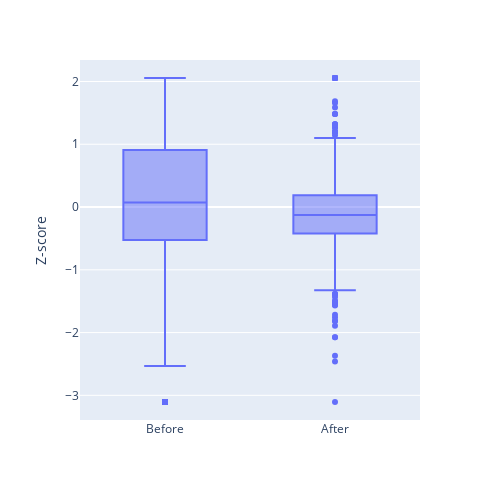

The cell this chart's notebook holds for it:
### Code cell
# Boxplots of zscores of the daily relative occurence of symptoms in the first and second half of the dataset
fig = px.box(df, x="b_a", y="sym_rel_zscore", width=500, height=500)
fig.update_xaxes(title='')
fig.update_yaxes(title='Z-score')
fig.show()

### Figure 1 — Plotly figure (JSON) as saved in the notebook; plotly's stock layout.template omitted (floating-point values rounded to 4 significant figures; data arrays with more than 128 entries replaced by an {"elided": "..."} marker saying what was removed)
{"data": [{"alignmentgroup": "True", "hovertemplate": "b_a=%{x}<br>sym_rel_zscore=%{y}<extra></extra>", "legendgroup": "", "marker": {"color": "#636efa"}, "name": "", "notched": false, "offsetgroup": "", "orientation": "v", "showlegend": false, "type": "box", "x": {"elided": "2597 str values"}, "x0": " ", "xaxis": "x", "y": {"elided": "2597 float values"}, "y0": " ", "yaxis": "y"}], "layout": {"boxmode": "group", "height": 500, "legend": {"tracegroupgap": 0}, "margin": {"t": 60}, "width": 500, "xaxis": {"anchor": "y", "autorange": true, "domain": [0, 1], "range": [-0.5, 1.5], "title": {"text": ""}, "type": "category"}, "yaxis": {"anchor": "x", "autorange": true, "domain": [0, 1], "range": [-3.393, 2.343], "title": {"text": "Z-score"}, "type": "linear"}}}
